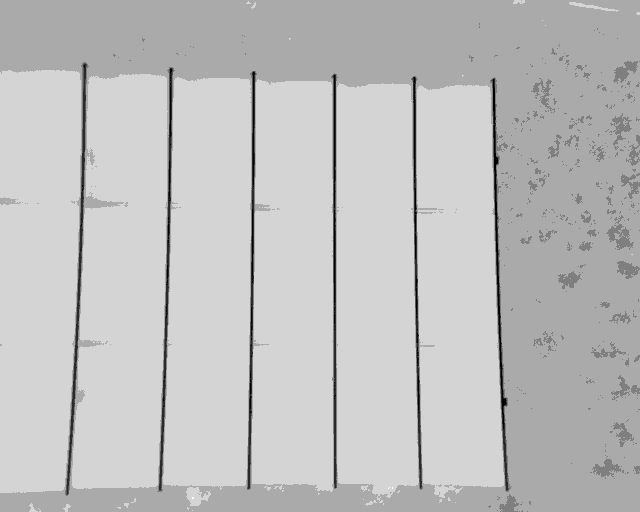
#> input picture frame_000030.tiff, 640 x 512 px, found by its file name
$ jupyter execute --allow-errors keypoints_pickling.ipynb
#> lines starting #> are read from the running program, lines starting #| are printed output that depends on the picture
#> further down, img is the input picture: shape (512, 640) uint16; min 6482, max 7955, mean 7658.6
[cell 1]
import numpy as np
import cv2
import matplotlib.pyplot as plt

[cell 2]
def extract_keypoints(frame, fast, orb, use_ssc=False,
    ssc_num_retain_points=3000, ssc_threshold=0.1):
    """Extracts FAST feature points and ORB descriptors in the frame."""
    kp = fast.detect(frame, None)
    kp = sorted(kp, key = lambda x:x.response, reverse=True)
    kp, des = orb.compute(frame, kp)
    return kp, des


def match(bf, last_keyframe, frame, last_des, des, last_kp, kp, distance_threshold=30.0, draw=True):
    matches = bf.match(last_des, des)
    matches = sorted(matches, key = lambda x:x.distance)
    # filter out matches with distance (descriptor appearance) greater than threshold
    matches = [m for m in matches if m.distance < distance_threshold]
    print("Found {} matches of current frame with last key frame".format(len(matches)))
    last_pts = np.array([last_kp[m.queryIdx].pt for m in matches]).reshape(1, -1, 2)
    current_pts = np.array([kp[m.trainIdx].pt for m in matches]).reshape(1, -1, 2)
    match_frame = np.zeros_like(frame)
    if draw:
        match_frame = cv2.drawMatches(last_keyframe, last_kp, frame, kp, matches, None)
    return matches, last_pts, current_pts, match_frame


def to_celsius(image):
    """Convert raw intensity values of radiometric image to Celsius scale."""
    return image*0.04-273.15
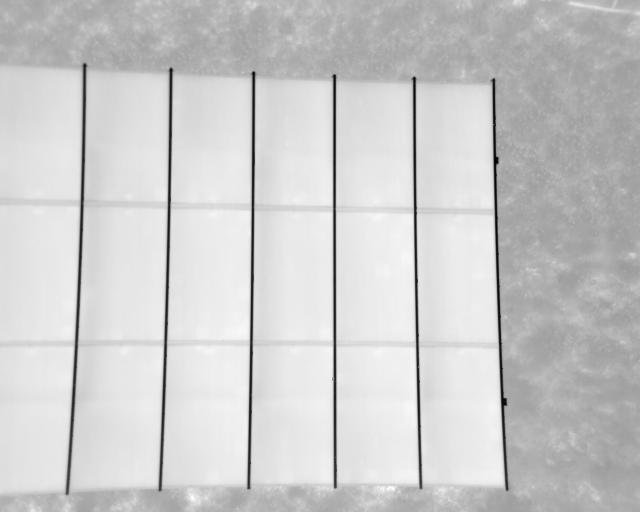
#> returned value: shape (512, 640) float64; min -13.87, max 45.05, mean 33.2; drawn with min black and max white


def preprocess_radiometric_frame(frame, equalize_hist=True):
    """Preprocesses raw radiometric frame.

    First, the raw 16-bit radiometric intensity values are converted to Celsius
    scale. Then, the image values are normalized to range [0, 255] and converted
    to 8-bit. Finally, histogram equalization is performed to normalize
    brightness and enhance contrast.
    """
    frame = to_celsius(frame)
    frame = (frame - np.min(frame)) / (np.max(frame) - np.min(frame))
    frame = (frame*255.0).astype(np.uint8)
    if equalize_hist:
        frame = cv2.equalizeHist(frame)
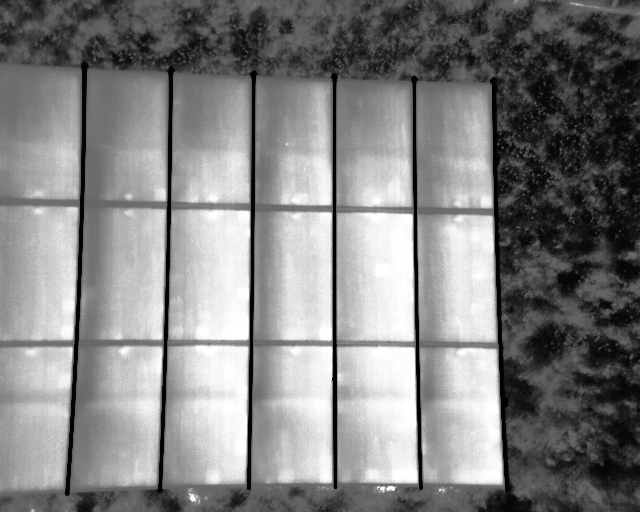
#> frame: shape (512, 640); min 0, max 255, mean 129.8
        # CLAHE results in vastly different numbers of feature points depending on clipLimit
        #clahe = cv2.createCLAHE(clipLimit=10.0, tileGridSize=(8,8))
        #frame = clahe.apply(frame)
    return frame

[cell 3]
img = cv2.imread("frame_000030.tiff", cv2.IMREAD_ANYDEPTH)
img = preprocess_radiometric_frame(img)

[cell 4]
plt.imshow(img, cmap="gray")
plt.show()

[cell 5]
orb = cv2.ORB_create()
fast = cv2.FastFeatureDetector_create(threshold=12, nonmaxSuppression=True)
bf = cv2.BFMatcher(cv2.NORM_HAMMING, crossCheck=True)

kp, des = extract_keypoints(img, fast, orb)
#> in extract_keypoints, `kp = fast.detect(frame, None)`: kp = 5039 keypoints; strongest (x, y, size): (394, 489, 7), (395, 487, 7), (440, 490, 7), (331, 338, 7)
#> in extract_keypoints, `kp, des = orb.compute(frame, kp)`: kp = 3752 keypoints; strongest (x, y, size): (331, 338, 7), (331, 214, 7), (413, 348, 7), (249, 212, 7)

[cell 6]
pts = [p.octave for p in kp]
#> pts = 3752 values from 0 to 0

#> (a cell that did not finish here is left out)

[cell 8]
octaves = [p.octave for p in kp]
#> octaves = 3752 values from 0 to 0

[cell 9]
points2f = cv2.KeyPoint_convert(kp)
#> points2f = 3752 pairs, first value 31 to 608, second value 31 to 480

[cell 10]
points2f
#> Out has the same summary as points2f

#> (a cell that did not finish here is left out)

#> (a cell that did not finish here is left out)

#> (a cell that did not finish here is left out)

[cell 14]
print(kp[0].pt,
kp[0].size,
kp[0].angle,
kp[0].response,
kp[0].octave,
kp[0].class_id)
#| (331.0, 338.0) 7.0 -1.0 111.0 0 -1

#> (the rest of this cell did not finish here and is left out)
